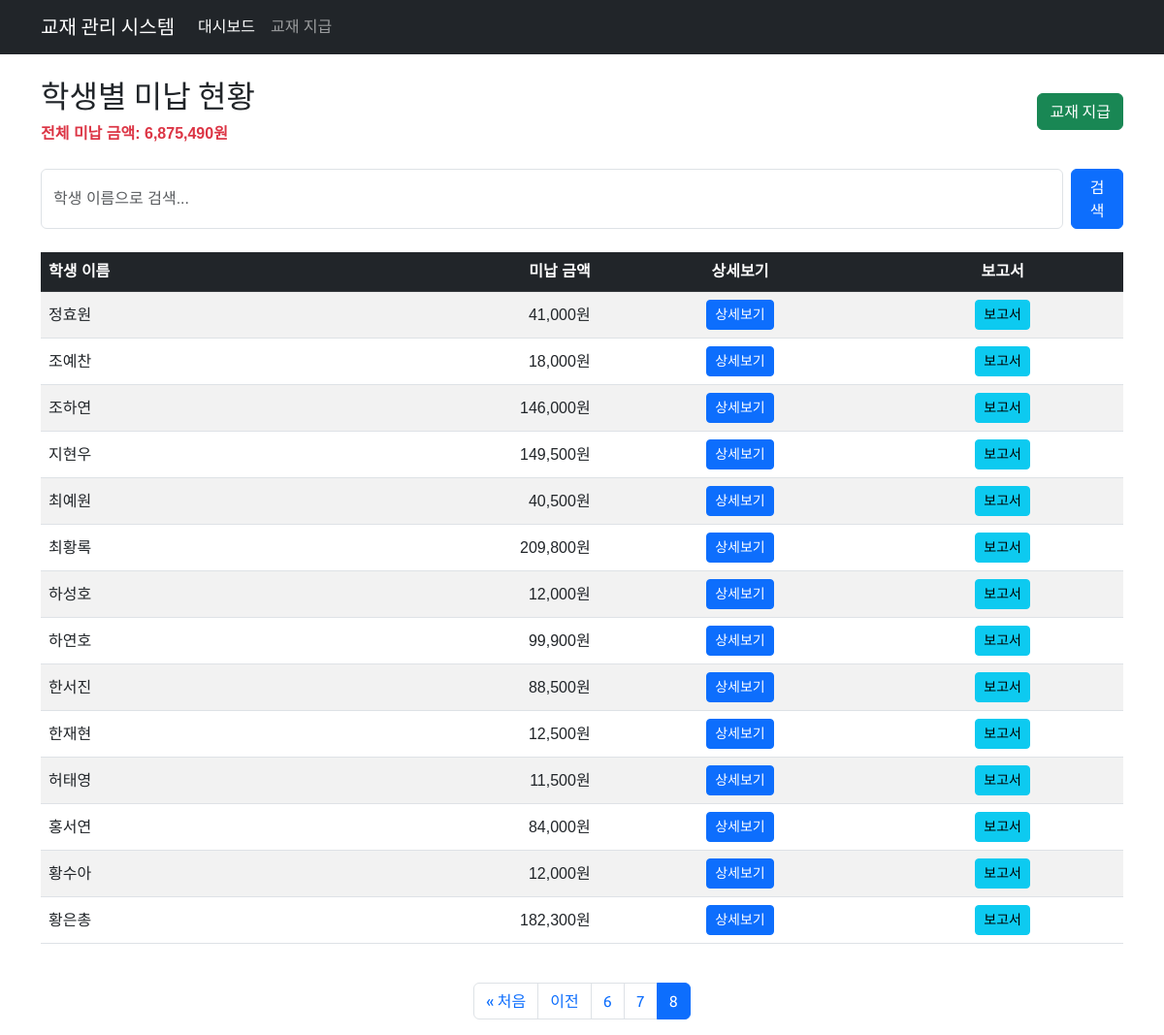
The page /textbook/dashboard/?page=8 on the database its author committed.
### textbook/models.py (models this page shows, shortened)
class Student(models.Model):
    name = models.CharField(max_length=255, unique=True, verbose_name='학생')
    class Meta:
        db_table = 'student'
        ordering = ['name']
        verbose_name = '학생'
        verbose_name_plural = '학생'

### textbook/views.py (the view)
# urls.py: path('dashboard/', views.dashboard, name='dashboard'),
def dashboard(request):
    search_query = request.GET.get('search', '').strip()
    students = Student.objects.annotate(
        unpaid_amount=Sum(
            'books__price',
            filter=Q(books__payment_date__isnull=True)
        )
    )
    if search_query:
        students = students.filter(name__icontains=search_query)
    else:
        students = students.filter(unpaid_amount__gt=0)
    students = students.order_by('name')
    total_students = students.count()
    total_unpaid = sum(student.unpaid_amount or 0 for student in students)
    paginator = Paginator(students, 20)  # 한 페이지당 20명
    page = request.GET.get('page')
    try:
        students_page = paginator.page(page)
    except PageNotAnInteger:
        students_page = paginator.page(1)
    except EmptyPage:
        students_page = paginator.page(paginator.num_pages)
    current_page = students_page.number
    total_pages = paginator.num_pages
    page_range = range(max(1, current_page - 2),
                      min(total_pages + 1, current_page + 3))
    context = {
        'students': students_page,
        'search_query': search_query,
        'total_students': total_students,
        'total_unpaid': total_unpaid,
        'page_range': page_range,
        'total_pages': total_pages,
        'current_page': current_page
    }
    return render(request, 'textbook/dashboard.html', context)

### textbook/templates/textbook/dashboard.html (shortened to what this page needs)
{% extends 'textbook/base.html' %}
{% load humanize %}
{% block content %}
<div class="row">
  <div class="col-12">
    <div class="d-flex justify-content-between align-items-center mb-4">
      <div>
        <h2>학생별 미납 현황</h2>
        <p class="text-danger mb-0">
          <strong>전체 미납 금액: {{ total_unpaid|intcomma }}원</strong>
        </p>
      </div>
      <div class="d-flex gap-2">
        <a href="{% url 'textbook:issue_book' %}" class="btn btn-success">
          교재 지급
        </a>
      </div>
    </div>
    <div class="mb-4">
      <form method="get" class="d-flex gap-2">
        <input
          type="search"
          name="search"
          class="form-control search-input max-width-300"
          placeholder="학생 이름으로 검색..."
          value="{{ search_query }}"
        />
        <button type="submit" class="btn btn-primary">검색</button>
      </form>
    </div>
    <div class="table-responsive">
      <table class="table table-striped table-hover align-middle">
        <thead class="table-dark">
          <tr>
            <th>학생 이름</th>
            <th class="text-end">미납 금액</th>
            <th class="text-center">상세보기</th>
            <th class="text-center">보고서</th>
          </tr>
        </thead>
        <tbody>
          {% for student in students %}
          <tr>
            <td>{{ student.name }}</td>
            <td class="text-end">{{ student.unpaid_amount|default:0|intcomma }}원</td>
            <td class="text-center">
              <a
                href="{% url 'textbook:student_detail' student.id %}"
                class="btn btn-primary btn-sm"
                >상세보기</a
              >
            </td>
            <td class="text-center">
              <button
                type="button"
                class="btn btn-info btn-sm"
                data-bs-toggle="modal"
                data-bs-target="#reportModal{{ student.id }}"
              >
                보고서
              </button>
            </td>
          </tr>
          {% empty %}
          <tr>
            <td colspan="4" class="text-center">
              {% if search_query %} 검색 결과가 없습니다. {% else %} 미납 교재가 있는 학생이 없습니다. {% endif %}
            </td>
          </tr>
          {% endfor %}
        </tbody>
      </table>
    </div>
    {% if students.paginator.num_pages > 1 %}
    <nav aria-label="페이지 탐색" class="mt-4">
      <ul class="pagination justify-content-center">
        {% if students.has_previous %}
        <li class="page-item">
          <a
            class="page-link"
            href="?page=1{% if search_query %}&search={{ search_query }}{% endif %}"
            >« 처음</a
          >
        </li>
        <li class="page-item">
          <a
            class="page-link"
            href="?page={{ students.previous_page_number }}{% if search_query %}&search={{ search_query }}{% endif %}"
            >이전</a
          >
        </li>
        {% endif %} {% for p in page_range %}
        <li class="page-item {% if p == current_page %}active{% endif %}">
          <a
            class="page-link"
            href="?page={{ p }}{% if search_query %}&search={{ search_query }}{% endif %}"
            >{{ p }}</a
          >
        </li>
        {% endfor %}
      </ul>
    </nav>
    {% endif %}
  </div>
</div>
{% endblock %}

### textbook/templates/textbook/base.html (style rules this page uses)
body { font-family: 'Noto Sans KR', sans-serif; }
h1, h2, h3, h4, h5, h6, .navbar-brand, .btn, .pagination { font-family: 'Ubuntu', 'Noto Sans KR', sans-serif; }

### rows shown on the page
Student: name "정효원", unpaid_amount "41,000"
Student: name "조예찬", unpaid_amount "18,000"
Student: name "조하연", unpaid_amount "146,000"
Student: name "지현우", unpaid_amount "149,500"
Student: name "최예원", unpaid_amount "40,500"
Student: name "최황록", unpaid_amount "209,800"
Student: name "하성호", unpaid_amount "12,000"
Student: name "하연호", unpaid_amount "99,900"
Student: name "한서진", unpaid_amount "88,500"
Student: name "한재현", unpaid_amount "12,500"
Student: name "허태영", unpaid_amount "11,500"
Student: name "홍서연", unpaid_amount "84,000"
Student: name "황수아", unpaid_amount "12,000"
Student: name "황은총", unpaid_amount "182,300"

### other values the page prints
{{ total_unpaid|intcomma }} "6,875,490"
{{ p }} "6" "7" "8"
